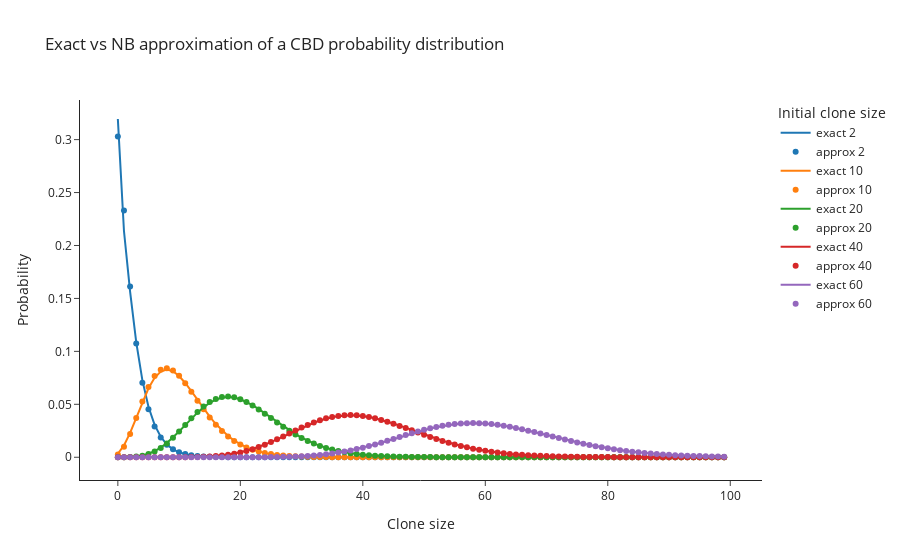

Notebook source saved alongside this figure:
### Markdown cell above
## Aproximating the distribution− by a negative binomial

We approximate the distribution of a birth and death process through a negative binomial parametrize by the mean and variance of a birth and death model.

$$\mathbb{P}\left\{ x_s(t)=m \vert x(t_0)= a \right\} = 
{m + \frac{\mu^2}{\sigma^2 - \mu} -1 \choose m }
\left(\frac{\sigma^2 - \mu} {\sigma^2}\right)^m 
\left(\frac{\mu} {\sigma^2}\right)^ {\frac{\mu^2}{\sigma^2 - \mu}},
$$

where $\mu$ and $\sigma^2$ are the mean and variance of the underlying birth and death process.

### Code cell
# Evaluate the pmf at an array of parameters
init_sizes = [2, 10, 20, 40, 60]
delta_t = 1
fitness = 0

fig = go.Figure()
for j, i in enumerate(init_sizes):
    # Array of size values where probability is computed
    sizes = np.arange(start=0, stop=100)
    exact_pmf = distributions.exact_clone_size_pmf(sizes=sizes, delta_t=delta_t, init_size=i, s=fitness)
    nb_pmf = distributions.nb_approx_pmf(size=sizes, init_size=i, s=fitness, delta_t=delta_t)
    
    fig.add_trace(
        go.Scatter(x=sizes, y=exact_pmf, name=f'exact {i}', line = dict(color=colors[j%10])))
    fig.add_trace(
        go.Scatter(x=sizes, y=nb_pmf, mode='markers', name=f'approx {i}', line = dict(color=colors[j%10])))
    
fig.update_layout(title = 'Exact vs NB approximation of a CBD probability distribution',
                  legend=dict(title='Initial clone size'))
fig.update_layout(xaxis_title='Clone size',
                  yaxis_title='Probability')
#fig.update_yaxes(type='log')
fig.show()

fig.write_image(path + 'NegBinom comparison.png', scale=10)
fig.write_image(path + 'NegBinom comparison.svg')
